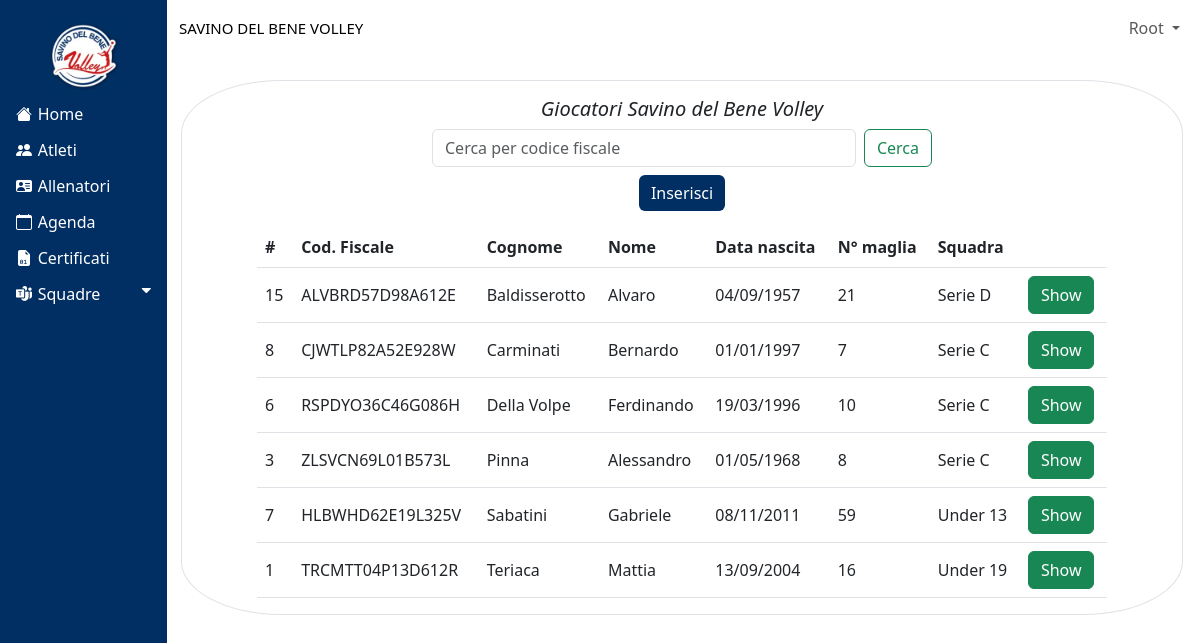
The page /PAGES/player.php (signed in) on the database its author committed.
### tables this page shows
CREATE TABLE `dati_Societa` (
  `partita_iva` varchar(11) NOT NULL,
  `nome_legale` varchar(255) NOT NULL,
  `id_contatti` int(11) NOT NULL
);

CREATE TABLE `persona` (
  `cod_utente` int(11) NOT NULL,
  `cod_fiscale` varchar(16) NOT NULL,
  `cognome` text NOT NULL,
  `nome` text NOT NULL,
  `id_sesso` int(11) NOT NULL,
  `id_titolo` int(11) NOT NULL,
  `data_nascita` date NOT NULL,
  `luogo_nascita` text NOT NULL,
  `provinciaNascita` varchar(2) NOT NULL,
  `dataCreazione` date DEFAULT NULL,
  `id_contatti` int(11) NOT NULL,
  `id_residenza` int(11) NOT NULL,
  `id_documento` int(11) NOT NULL
);

CREATE TABLE `giocatore` (
  `id` int(11) NOT NULL,
  `id_persona` int(11) NOT NULL,
  `id_certificato` int(11) NOT NULL,
  `num_maglia` int(2) NOT NULL DEFAULT '0',
  `url_img` varchar(255) DEFAULT NULL
);

CREATE TABLE `squadra` (
  `id` int(11) NOT NULL,
  `nome` varchar(255) NOT NULL,
  `id_stagioneSportiva` int(11) NOT NULL,
  `id_I_allenatore` int(11) NOT NULL,
  `id_II_allenatore` int(11) NOT NULL
);

### CONFIG/function.php (called while the page is built, shortened)
<?php
function recuperaDatiSocieta()
{
    include("config.php");
    $sqlSocieta = "SELECT * FROM dati_Societa";
    $result = $conn->query($sqlSocieta);
    while ($row = $result->fetch_assoc()) {
        $nome =  $row["nome_legale"];
    }
    return $nome;
}

### PAGES/player.php (the view, shortened to what this page needs)
<?php
include("../CONFIG/config.php");
include("../CONFIG/function.php");
$sqlGiocatori = "SELECT P.data_nascita AS dataNascita, P.cod_utente AS id, P.cod_fiscale AS codFiscale, P.nome AS nome, P.cognome AS cognome, S.nome AS squadra, GR.num_maglia AS maglia FROM gioca AS G
JOIN giocatore AS GR ON G.id_giocatore = GR.id
JOIN persona AS P ON GR.id_persona = P.cod_utente
JOIN squadra AS S ON G.id_squadra = S.id
ORDER BY cognome";
$result = $conn->query($sqlGiocatori);
$tabella_giocatori = "";
while ($row = $result->fetch_assoc()) {
    $cf = $row["codFiscale"];
    $dataN = $row["dataNascita"];
    $timestamp_dataN = strtotime($dataN);
    $formato = 'd/m/Y';
    $resultDateN = date($formato, $timestamp_dataN);
    $tabella_giocatori .= "<tr valign='middle'>
    <td>" . $row["id"] . "</td>
    <td> " . $row["codFiscale"] . "</td>
    <td> " . $row["cognome"] . "</td>
    <td> " . $row["nome"] . "</td>
    <td> " . $resultDateN . "</td>
    <td> " . $row["maglia"] . "</td>
    <td> " . $row["squadra"] . "</td>
    <td><a href='resultResearch.php?cf=$cf'><button class='btn btn-success'>Show</button></a></td>
    </tr>";
}
?>
<!DOCTYPE html>
<html lang="en">
<head>
    <link rel="stylesheet" href="https://cdnjs.cloudflare.com/ajax/libs/font-awesome/4.7.0/css/font-awesome.min.css">
    <link rel="stylesheet" href="https://cdn.jsdelivr.net/npm/bootstrap-icons@1.10.5/font/bootstrap-icons.css">
    <link href="https://cdn.jsdelivr.net/npm/bootstrap@5.3.0-alpha1/dist/css/bootstrap.min.css" rel="stylesheet">
    <link rel="stylesheet" href="../CSS/style.css" type="text/css">
</head>
<body>
<div class="sidebar">
        <center><img src="../ICON/LOGO.png" alt="Bootstrap" width="80" height="80" class="mt-3"></center>
        <a href="home.php" class="over"><i class="bi bi-house-fill mr-4"></i>Home</a>
        <a href="player.php" class="over"><i class="bi bi-people-fill mr-4"></i>Atleti</a>
        <a href="coach.php" class="over"><i class="bi bi-person-vcard-fill mr-4"></i>Allenatori</a>
        <a href="agenda.php" class="over"><i class="bi bi-calendar mr-4"></i>Agenda</a>
        <a href="certificati.php" class="over"><i class="bi bi-file-earmark-binary-fill mr-4"></i>Certificati</a>
        <button class="dropdown-btn"><i class="bi bi-microsoft-teams mr-4"></i>Squadre
            <i class="fa fa-caret-down"></i>
        </button>
    </div>
    <div class="content">
        <nav class="navbar navbar-expand-lg">
            <div class="container-fluid">
                <a class="navbar-brand font-15" href="#"><?php echo strtoupper(recuperaDatiSocieta()) ?></a>
                <div class="collapse navbar-collapse" id="navbarSupportedContent">
                    <ul class="navbar-nav ms-auto mb-2 mb-lg-0">
                        <div class="dropdown-center">
                            <a class="dropdown-toggle nav-link" type="button" data-bs-toggle="dropdown" aria-expanded="false">
                                <?php echo $_SESSION["nominativo"] ?>
                            </a>
                        </div>
                    </ul>
                </div>
            </div>
        </nav>
        <div class="div-utenti radius-bord border">
            <i>
                <h5 class="text-center mt-3">Giocatori <?php
                                                        $nome = recuperaDatiSocieta();
                                                        echo $nome;
                                                        ?></h5>
            </i>
            <center>
                <form class="d-flex w-50" action="resultResearch.php" method="get">
                    <input class="form-control me-2" type="search" placeholder="Cerca per codice fiscale" aria-label="Search" name="cf" required>
                    <button class="btn btn-outline-success" type="submit">Cerca</button>
                </form>
                <button type="button" class="btn btn-primary text-white backBlue mt-2 b-none" data-bs-toggle="modal" data-bs-target="#exampleModal">
                    Inserisci
                </button>
                <table class="table mt-3 w-85">
                    <thead>
                        <tr>
                            <th scope="col">#</th>
                            <th scope="col">Cod. Fiscale</th>
                            <th scope="col">Cognome</th>
                            <th scope="col">Nome</th>
                            <th scope="col">Data nascita</th>
                            <th scope="col">N° maglia</th>
                            <th scope="col">Squadra</th>
                            <th scope="col"></th>
                        </tr>
                    </thead>
                    <tbody>
                        <?php echo $tabella_giocatori; ?>
                    </tbody>
                </table>
            </center>
        </div>
    </div>
</body>
</html>

### CSS/style.css (style rules this page uses)
.w-85 { width: 85%; }
.font-15 { font-size: 15px; }
.mr-4 { margin-right: 4%; }
.w-50 { width: 50%; }
.sidebar a, .dropdown-btn { padding: 6px 8px 6px 16px; text-decoration: none; color: #ffffff; display: block; border: none; background: none; width: 100%; text-align: left; cursor: pointer; outline: none; }
.fa-caret-down { float: right; padding-right: 8px; }
.sidebar { position: fixed; width: 167px; height: 100vh; background: #012E63; overflow-x: hidden; }
.b-none { border: none; }
.text-center { text-align: center; }
.backBlue { background-color: #012E63; }
.content { margin-left: 167px; height: auto; width: auto; position: relative; overflow: auto; z-index: 1; }
.div-utenti { width: 97%; float: left; margin-left: 14px; margin-top: 3vh; margin-bottom: 5%; }
.radius-bord { border-radius: 10%; }
.sidebar a { padding: 6px 8px 6px 16px; text-decoration: none; color: #ffffff; display: block; }

### rows shown on the page
dati_societa: nome_legale "SAVINO DEL BENE VOLLEY", nome_legale "Savino del Bene Volley"
persona: cod_utente "15", cod_fiscale "ALVBRD57D98A612E", cognome "Baldisserotto", nome "Alvaro", data_nascita "04/09/1957", giocatore.num_maglia "21", squadra.nome "Serie D"
persona: cod_utente "8", cod_fiscale "CJWTLP82A52E928W", cognome "Carminati", nome "Bernardo", data_nascita "01/01/1997", giocatore.num_maglia "7", squadra.nome "Serie C"
persona: cod_utente "6", cod_fiscale "RSPDYO36C46G086H", cognome "Della Volpe", nome "Ferdinando", data_nascita "19/03/1996", giocatore.num_maglia "10", squadra.nome "Serie C"
persona: cod_utente "3", cod_fiscale "ZLSVCN69L01B573L", cognome "Pinna", nome "Alessandro", data_nascita "01/05/1968", giocatore.num_maglia "8", squadra.nome "Serie C"
persona: cod_utente "7", cod_fiscale "HLBWHD62E19L325V", cognome "Sabatini", nome "Gabriele", data_nascita "08/11/2011", giocatore.num_maglia "59", squadra.nome "Under 13"
persona: cod_utente "1", cod_fiscale "TRCMTT04P13D612R", cognome "Teriaca", nome "Mattia", data_nascita "13/09/2004", giocatore.num_maglia "16", squadra.nome "Under 19"

### other values the page prints
$_SESSION["nominativo"] "Root"
